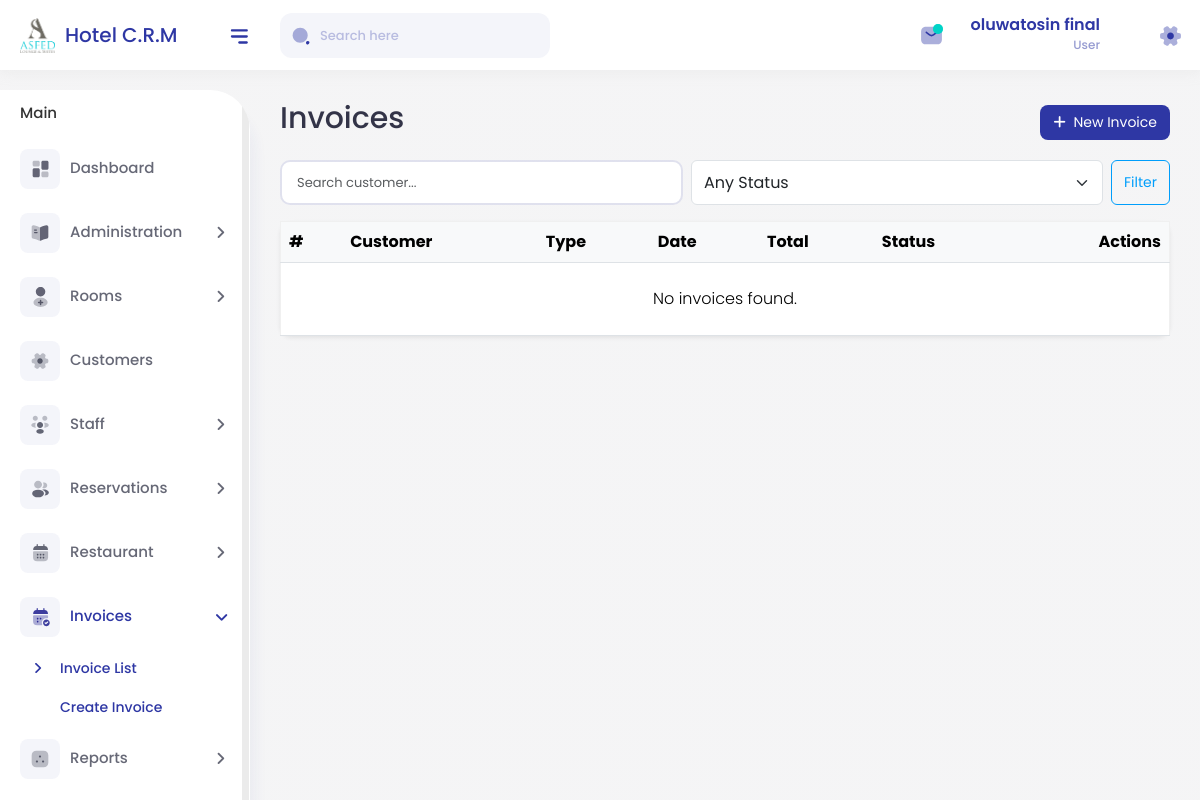
Page /billing/ (signed in) on the earlier database version.
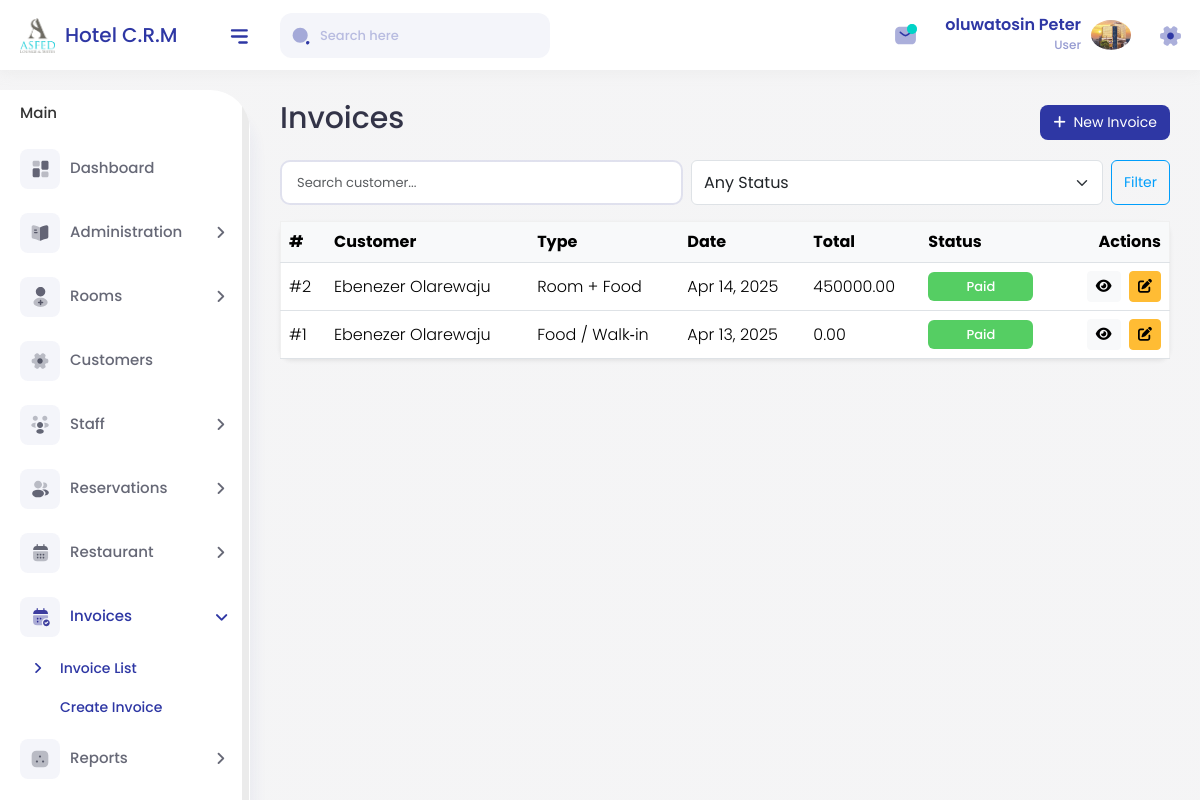
Same page on the later database version.
### accounts/models.py (models this page shows, shortened)
class User(AbstractUser):
    phone  = models.CharField(max_length=20, blank=True)
    avatar = models.ImageField(upload_to="avatars/", blank=True, null=True)

### billing/models.py (models this page shows, shortened)
class Invoice(models.Model):
    ROOM     = "room"
    FOOD     = "food"
    COMBINED = "combined"
    TYPE_CHOICES = [
        (ROOM,     "Room"),
        (FOOD,     "Food / Walk‑in"),
        (COMBINED, "Room + Food"),
    ]
    invoice_date   = models.DateTimeField(default=timezone.now)
    invoice_type   = models.CharField(max_length=20, choices=TYPE_CHOICES, default=ROOM)
    reservation    = models.ForeignKey(Reservation, on_delete=models.SET_NULL, null=True, blank=True)
    kot            = models.ForeignKey(KOT,         on_delete=models.SET_NULL, null=True, blank=True)
    customer       = models.ForeignKey(Customer,    on_delete=models.SET_NULL, null=True, blank=True)
    sub_total      = models.DecimalField(max_digits=10, decimal_places=2, default=0)
    taxes          = models.DecimalField(max_digits=10, decimal_places=2, default=0)
    total_amount   = models.DecimalField(max_digits=10, decimal_places=2, default=0)
    is_paid        = models.BooleanField(default=False)
    created_at     = models.DateTimeField(auto_now_add=True)
    updated_at     = models.DateTimeField(auto_now=True)
    class Meta:
        ordering = ["-invoice_date"]

### customers/models.py (models this page shows, shortened)
class Customer(models.Model):
    GENDER_CHOICES = [
        ("male",   "Male"),
        ("female", "Female"),
        ("other",  "Other"),
    ]
    ID_TYPES = [
        ("passport",      "Passport"),
        ("national_id",   "National ID"),
        ("driver_license","Driver’s Licence"),
        ("voter_id",      "Voter ID"),
        ("other",         "Other"),
    ]
    first_name       = models.CharField(max_length=100)
    last_name        = models.CharField(max_length=100)
    gender           = models.CharField(max_length=10, choices=GENDER_CHOICES, blank=True)
    date_of_birth    = models.DateField(blank=True, null=True)
    email            = models.EmailField(blank=True, null=True)
    phone            = models.CharField(max_length=20, blank=True, null=True)
    address          = models.TextField(blank=True, null=True)
    id_card_type     = models.CharField(max_length=20, choices=ID_TYPES, blank=True)
    id_card_number   = models.CharField(max_length=50, blank=True)
    notes            = models.TextField(blank=True)
    created_at       = models.DateTimeField(auto_now_add=True)
    updated_at       = models.DateTimeField(auto_now=True)
    class Meta:
        ordering = ["last_name", "first_name"]
    @property
    def full_name(self):
        return f"{self.first_name} {self.last_name}"

### billing/views.py (the view)
# urls.py: path("", InvoiceListView.as_view(), name="invoice-list"),
class InvoiceListView(ListView):
    model = Invoice
    template_name = "billing/invoice_list.html"
    context_object_name = "invoices"
    paginate_by = 25
    ordering = ["-invoice_date"]
    def get_queryset(self):
        qs = super().get_queryset().select_related("customer", "reservation")
        q = self.request.GET.get("q")
        status = self.request.GET.get("paid")
        if q:
            qs = qs.filter(customer__first_name__icontains=q) | qs.filter(customer__last_name__icontains=q)
        if status == "yes":
            qs = qs.filter(is_paid=True)
        elif status == "no":
            qs = qs.filter(is_paid=False)
        return qs

### accounts/templatetags/extras.py (called while the page is built)
@register.filter
def startswith(text, prefix):
    return str(text).startswith(prefix)

### templates/billing/invoice_list.html (shortened to what this page needs)
{% extends "base.html" %}
{% load crispy_forms_tags %}
{% block content %}
<div class="page-wrapper">
  <div class="content">
  <div class="d-flex justify-content-between align-items-center mb-3">
    <h2>Invoices</h2>
    <a href="{% url 'billing:invoice-create' %}" class="btn btn-primary">
      <i class="fas fa-plus me-1"></i> New Invoice
    </a>
  </div>
  <form method="get" class="d-flex gap-2 mb-3">
    <input type="text" name="q" placeholder="Search customer..." value="{{ request.GET.q }}" class="form-control">
    <select name="paid" class="form-select">
      <option value="">Any Status</option>
    </select>
    <button class="btn btn-outline-primary" type="submit">Filter</button>
  </form>
  <div class="card shadow-sm">
    <div class="card-body table-responsive p-0">
      <table class="table table-hover align-middle mb-0">
        <thead class="table-light">
          <tr>
            <th>#</th>
            <th>Customer</th>
            <th>Type</th>
            <th>Date</th>
            <th>Total</th>
            <th>Status</th>
            <th class="text-end">Actions</th>
          </tr>
        </thead>
        <tbody>
          {% for invoice in invoices %}
          <tr>
            <td>#{{ invoice.pk }}</td>
            <td>{{ invoice.customer.full_name }}</td>
            <td>{{ invoice.get_invoice_type_display }}</td>
            <td>{{ invoice.invoice_date|date:"M d, Y" }}</td>
            <td>{{ invoice.total_amount }}</td>
            <td>
              {% if invoice.is_paid %}
                <span class="badge bg-success">Paid</span>
              {% else %}
                <span class="badge bg-warning text-dark">Unpaid</span>
              {% endif %}
            </td>
            <td class="text-end">
              <a href="{% url 'billing:invoice-detail' invoice.pk %}" class="btn btn-sm btn-light" title="View">
                <i class="fas fa-eye"></i>
              </a>
              <a href="{% url 'billing:invoice-update' invoice.pk %}" class="btn btn-sm btn-warning ms-1" title="Edit">
                <i class="fas fa-edit"></i>
              </a>
            </td>
          </tr>
          {% empty %}
          <tr>
            <td colspan="7" class="text-center py-4">No invoices found.</td>
          </tr>
          {% endfor %}
        </tbody>
      </table>
    </div>
  </div>
</div>
</div>
{% endblock %}

### templates/base.html
<!DOCTYPE html>
<html lang="en">
<head>
    {% include 'head.html' %}
</head>
<body>
    <div class="main-wrapper">
    {% include 'header.html' %}
    {% include 'sidebar.html' %}
    {% block content %}
    {% endblock %}
    {% include 'footer.html' %}
</body>
</html>

### templates/head.html (shortened to what this page needs)
<meta charset="utf-8" />{% load static %}
    <link
      rel="stylesheet"
      type="text/css"
      href="{% static 'assets/css/bootstrap.min.css' %}"
    />
    <link rel="stylesheet" href="{% static 'assets/css/feather.css' %}" />
    <link rel="stylesheet" href="{% static 'assets/css/bootstrap-datetimepicker.min.css' %}" />
    <link
      rel="stylesheet"
      href="{% static 'assets/plugins/fontawesome/css/fontawesome.min.css' %}"
    />
    <link rel="stylesheet" href="{% static 'assets/plugins/fontawesome/css/all.min.css' %}" />
    <link rel="stylesheet" type="text/css" href="{% static 'assets/css/style.css' %}" />
  </head>

### templates/header.html (shortened to what this page needs)
{% load static %}
<div class="header">
  <div class="header-left">
    <a href="{% url 'accounts:dashboard'%}" class="logo">
      <img src="{% static 'assets/img/logo.png' %}" width="35" height="35" alt />
      <span> Hotel C.R.M</span>
    </a>
  </div>
  <a id="toggle_btn" href="javascript:void(0);">
    <img src="{% static 'assets/img/icons/bar-icon.svg' %}" alt />
  </a>
  <div class="top-nav-search mob-view">
    <form>
      <input type="text" class="form-control" placeholder="Search here" />
      <a class="btn">
        <img src="{% static 'assets/img/icons/search-normal.svg' %}" alt />
      </a>
    </form>
  </div>
  <ul class="nav user-menu float-end">
    <li class="nav-item dropdown d-none d-md-block">
      <a href="#" class="dropdown-toggle nav-link" data-bs-toggle="dropdown">
        <img src="{% static 'assets/img/icons/note-icon-02.svg' %}" alt />
        <span class="pulse"></span>
      </a>
    </li>
    <li class="nav-item dropdown has-arrow user-profile-list">
      <a href="#" class="dropdown-toggle nav-link user-link" data-bs-toggle="dropdown">
        <div class="user-names">
          <h5>{{ user.get_full_name }}</h5>
          {% if user.staff %}
            <span>{{ user.staff.role }}</span>
          {% else %}
            <span>User</span>
          {% endif %}
        </div>
        <span class="user-img">
          {% if user.avatar %}
            <img src="{{ user.avatar.url }}" alt="{{ user.get_full_name }}" class="rounded-circle" width="30" height="30" />
          {% else %}
            <i class="fa fa-user" style="font-size: 24px;"></i>
          {% endif %}
        </span>
      </a>
    </li>
    <li class="nav-item">
      <a href="settings.html" class="hasnotifications nav-link">
        <img src="{% static 'assets/img/icons/setting-icon-01.svg' %}" alt />
      </a>
    </li>
  </ul>
</div>

### templates/sidebar.html (shortened to what this page needs)
{% load static %}
{% load static extras %}
<div class="sidebar" id="sidebar">
  <div class="sidebar-inner slimscroll">
    <div id="sidebar-menu" class="sidebar-menu">
      <ul>
        <li class="menu-title">Main</li>
        {% url 'accounts:dashboard' as dash %}
        <li class="{% if request.path == dash %}active{% endif %}">
          <a href="{{ dash }}">
            <span class="menu-side"><img src="{% static 'assets/img/icons/menu-icon-01.svg' %}" alt=""></span>
            <span>Dashboard</span>
          </a>
        </li>
        {% if perms.auth.change_group or perms.auth.change_user %}
        <li class="submenu {% if request.resolver_match.url_name and 'permission' in request.resolver_match.url_name %}active{% endif %}">
          <a href="#">
            <span class="menu-side">
              <img src="{% static 'assets/img/icons/menu-icon-13.svg' %}" alt="">
            </span>
            <span>Administration</span><span class="menu-arrow"></span>
          </a>
        </li>
        {% endif %}
        {% if perms.rooms.view_room %}
          {% url 'rooms:room-list' as room_list %}
          <li class="submenu {% if request.path|startswith:room_list %}active{% endif %}">
            <a href="#">
              <span class="menu-side"><img src="{% static 'assets/img/icons/menu-icon-02.svg' %}" alt=""></span>
              <span>Rooms</span><span class="menu-arrow"></span>
            </a>
          </li>
          {% endif %}
        {% if perms.customers.view_customer %}
          {% url 'customers:customer-list' as cust_list %}
          <li class="{% if request.path == cust_list %}active{% endif %}">
            <a href="{{ cust_list }}">
              <span class="menu-side"><img src="{% static 'assets/img/icons/menu-icon-16.svg' %}" alt=""></span>
              <span>Customers</span>
            </a>
          </li>
        {% endif %}
        {% if perms.accounts.view_staff %}
        <li class="submenu {% if request.resolver_match.url_name|default:''|startswith:'staff' %}active{% endif %}">
          <a href="#">
            <span class="menu-side"><img src="{% static 'assets/img/icons/menu-icon-03.svg' %}" alt=""></span>
            <span>Staff</span><span class="menu-arrow"></span>
          </a>
        </li>
        {% endif %}
        {% if perms.reservations.view_reservation %}
        <li class="submenu {% if request.resolver_match.app_name == 'reservations' %}active{% endif %}">
          <a href="#">
            <span class="menu-side"><img src="{% static 'assets/img/icons/menu-icon-08.svg' %}" alt=""></span>
            <span>Reservations</span><span class="menu-arrow"></span>
          </a>
        </li>
        {% endif %}
        {% if perms.restaurant.view_menuitem %}
        <li class="submenu {% if request.resolver_match.app_name == 'restaurant' %}active{% endif %}">
          <a href="#">
            <span class="menu-side"><img src="{% static 'assets/img/icons/menu-icon-04.svg' %}" alt=""></span>
            <span>Restaurant</span><span class="menu-arrow"></span>
          </a>
        </li>
        {% endif %}
        {% if perms.billing.view_invoice %}
          <li class="submenu {% if request.resolver_match.app_name == 'billing' %}active{% endif %}">
            <a href="#">
              <span class="menu-side"><img src="{% static 'assets/img/icons/menu-icon-05.svg' %}" alt=""></span>
              <span>Invoices</span>
              <span class="menu-arrow"></span>
            </a>
            <ul>
              {% url 'billing:invoice-list' as inv_list %}
              <li><a href="{{ inv_list }}" class="{% if request.path == inv_list %}active{% endif %}">Invoice List</a></li>
              {% if perms.billing.add_invoice %}
                {% url 'billing:invoice-create' as inv_create %}
                <li><a href="{{ inv_create }}" class="{% if request.path == inv_create %}active{% endif %}">Create Invoice</a></li>
              {% endif %}
            </ul>
          </li>
        {% endif %}
        {% if perms.reports.view_report %}
        <li class="submenu {% if request.resolver_match.app_name == 'reports' %}active{% endif %}">
          <a href="#">
            <span class="menu-side"><img src="{% static 'assets/img/icons/menu-icon-06.svg' %}" alt=""></span>
            <span>Reports</span><span class="menu-arrow"></span>
          </a>
        </li>
        {% endif %}
        {% if perms.expenses.view_expense %}
        <li class="submenu {% if request.resolver_match.app_name == 'expenses' %}active{% endif %}">
          <a href="#">
          </a>
        </li>
        {% endif %}
      </ul>
    </div>
  </div>
</div>

### templates/footer.html (shortened to what this page needs)
{% load static %}
</div>

Differences in the rows shown:
changed User: get_full_name "oluwatosin final" → "oluwatosin Peter"; avatar: picture added; avatar empty → "avatars/bank5b.jpeg" (drawn)
added Invoice: pk "2", customer.full_name "Ebenezer Olarewaju", invoice_type "Room + Food", invoice_date "Apr 14, 2025", total_amount "450000.00", is_paid "Paid"
added Invoice: pk "1", customer.full_name "Ebenezer Olarewaju", invoice_type "Food / Walk‑in", invoice_date "Apr 13, 2025", total_amount "0.00", is_paid "Paid"
Other differences:
text no longer shown: "No invoices found."
